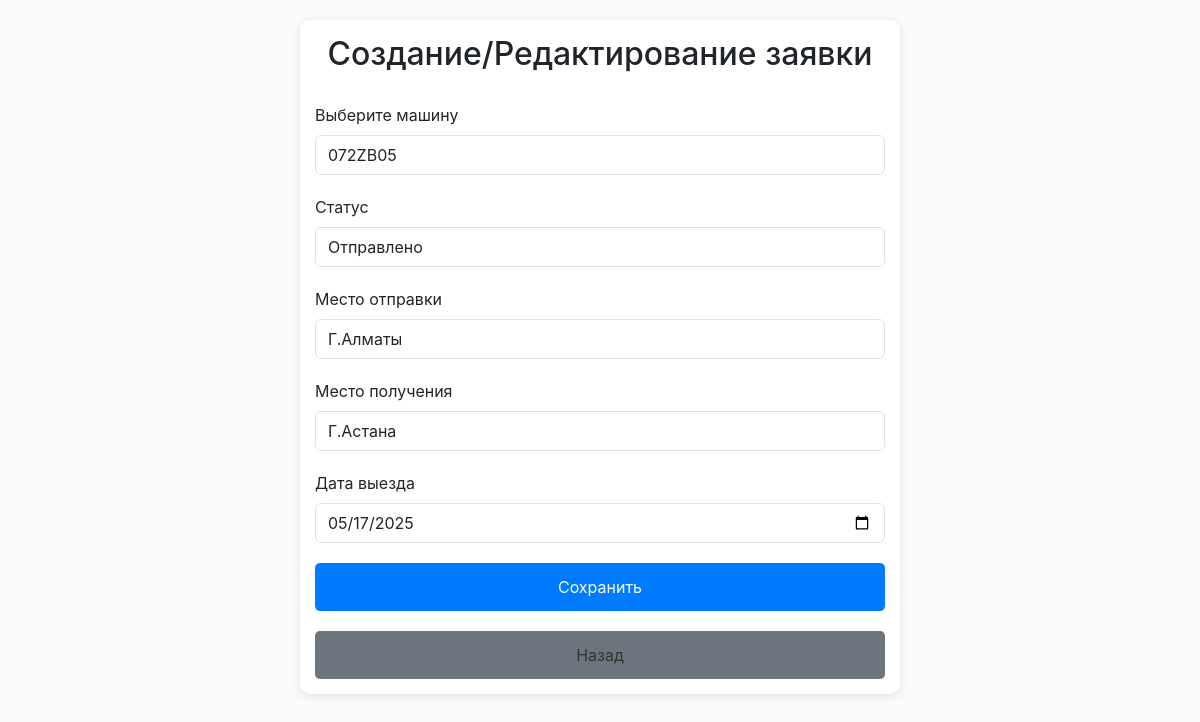
The app's page /tracking/edit/7/ with its own data.
### visas/models.py (models this page shows, shortened)
class TrackingRequest(models.Model):
    STATUS_CHOICES = [
        ('Отправлено', 'Отправлено'),
        ('Доставлен', 'Доставлен'),
    ]
    vehicle = models.ForeignKey("CarNumber", on_delete=models.SET_NULL, null=True, verbose_name="Машина")
    status = models.CharField(max_length=20, choices=STATUS_CHOICES, verbose_name="Статус", blank=True, null=True)
    departure = models.CharField(max_length=100, verbose_name="Место отправки")
    destination = models.CharField(max_length=100, verbose_name="Место получения")
    departure_date = models.DateField(verbose_name="Дата выезда", null=True, blank=True)
    created_at = models.DateTimeField(auto_now_add=True, verbose_name="Дата создания")
    is_archived = models.BooleanField(default=False, verbose_name="В архиве")

### visas/views.py (the view)
# urls.py: path('tracking/edit/<int:pk>/', edit_tracking, name='edit_tracking'),
def edit_tracking(request, pk):
    tracking = get_object_or_404(TrackingRequest, pk=pk)
    if request.method == 'POST':
        form = TrackingRequestForm(request.POST, instance=tracking)
        if form.is_valid():
            form.save()
            return redirect('tracking_list')
    else:
        form = TrackingRequestForm(instance=tracking)
    return render(request, 'visas/tracking_form.html', {'form': form})

### visas/forms.py
class TrackingRequestForm(forms.ModelForm):
    vehicle = forms.ModelChoiceField(
        queryset=CarNumber.objects.all(),
        widget=forms.Select(attrs={'class': 'form-control'}),
        label="Выберите машину"
    )
    departure_date = forms.DateField(
        widget=forms.DateInput(attrs={'class': 'form-control', 'type': 'date'}),
        required=False,
        label="Дата выезда"
    )
    class Meta:
        model = TrackingRequest
        fields = ['vehicle', 'status', 'departure', 'destination', 'departure_date']
        labels = {
            'status': 'Статус',
            'departure': 'Место отправки',
            'destination': 'Место получения',
            'departure_date': 'Дата выезда',
        }
        widgets = {
            'status': forms.Select(attrs={'class': 'form-control'}),
            'departure': forms.TextInput(attrs={'class': 'form-control'}),
            'destination': forms.TextInput(attrs={'class': 'form-control'}),
        }

### visas/models.py (called while the page is built)
    def __str__(self):
        return self.number

### visas/templates/visas/tracking_form.html (shortened to what this page needs)
<!DOCTYPE html>
<html lang="ru">
<head>
    <link href="https://cdn.jsdelivr.net/npm/bootstrap@5.3.0/dist/css/bootstrap.min.css" rel="stylesheet">
</head>
<body>
    <div class="container">
        <div class="form-container">
            <div class="form-header">
                <h2>Создание/Редактирование заявки</h2>
            </div>
            <form method="post">
                <div class="form-group">
                    <label class="form-label">Выберите машину</label>
                    {{ form.vehicle }}
                </div>
                <div class="form-group">
                    <label class="form-label">Статус</label>
                    {{ form.status }}
                </div>
                <div class="form-group">
                    <label class="form-label">Место отправки</label>
                    {{ form.departure }}
                </div>
                <div class="form-group">
                    <label class="form-label">Место получения</label>
                    {{ form.destination }}
                </div>
                <div class="form-group">
                    <label class="form-label">Дата выезда</label>
                    {{ form.departure_date }}
                </div>
                <button type="submit" class="btn btn-primary">Сохранить</button>
            </form>
            <div class="back-btn">
                <a href="{% url 'tracking_list' %}" class="btn btn-secondary">Назад</a>
            </div>
        </div>
    </div>
</body>
</html>

### visas/templates/visas/tracking_form.html (style rules this page uses)
body { font-family: 'Inter', sans-serif; margin: 0; padding: 0; background-color: #f9fafb; }
.container { display: flex; justify-content: center; align-items: center; min-height: 80vh; padding: 20px; }
.form-container { background-color: white; padding: 15px; border-radius: 10px; box-shadow: 0px 2px 10px rgba(0,0,0,0.1); width: 100%; max-width: 600px; }
h2 { text-align: center; margin-bottom: 20px; }
.form-label { font-size: 16px; margin-bottom: 8px; }
.form-control { height: 40px; margin-bottom: 15px; }
.btn { width: 100%; padding: 12px; font-size: 16px; border-radius: 5px; }
.btn-primary { background-color: #007bff; border: none; }
.btn-secondary { background-color: #6c757d; color: white; border: none; }
.back-btn { display: block; text-align: center; margin-top: 20px; font-size: 14px; }
.back-btn a { color: #333; text-decoration: none; }
.form-group { margin-bottom: 20px; }
.form-header { display: flex; justify-content: center; margin-bottom: 10px; }

### records on screen
TrackingRequest: vehicle "072ZB05", status "Отправлено", departure "Г.Алматы", destination "Г.Астана", departure_date "05/17/2025"
